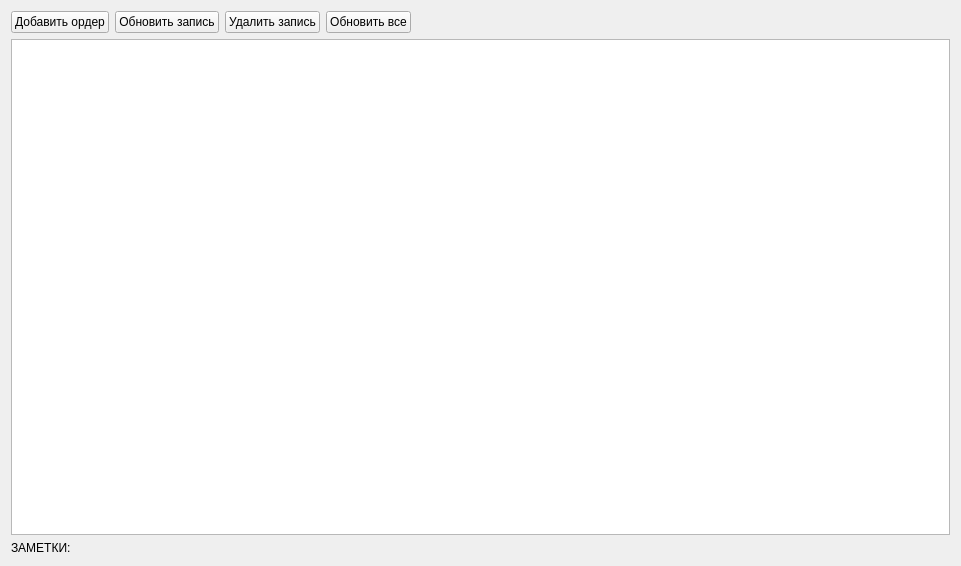
<?xml version="1.0" encoding="UTF-8"?>
<ui version="4.0">
 <class>OrderWidget</class>
 <widget class="QWidget" name="OrderWidget">
  <property name="geometry">
   <rect>
    <x>0</x>
    <y>0</y>
    <width>961</width>
    <height>566</height>
   </rect>
  </property>
  <property name="windowTitle">
   <string>ОРДЕРА</string>
  </property>
  <layout class="QGridLayout" name="gridLayout">
   <item row="0" column="0">
    <layout class="QVBoxLayout" name="verticalLayout">
     <item>
      <layout class="QHBoxLayout" name="horizontalLayout">
       <item>
        <widget class="QPushButton" name="pushButtonAddNewOrder">
         <property name="text">
          <string>Добавить ордер</string>
         </property>
        </widget>
       </item>
       <item>
        <widget class="QPushButton" name="pushButton">
         <property name="text">
          <string>Обновить запись</string>
         </property>
        </widget>
       </item>
       <item>
        <widget class="QPushButton" name="pushButton_2">
         <property name="text">
          <string>Удалить запись</string>
         </property>
        </widget>
       </item>
       <item>
        <widget class="QPushButton" name="pushButton_3">
         <property name="text">
          <string>Обновить все</string>
         </property>
        </widget>
       </item>
       <item>
        <spacer name="horizontalSpacer">
         <property name="orientation">
          <enum>Qt::Horizontal</enum>
         </property>
         <property name="sizeHint" stdset="0">
          <size>
           <width>40</width>
           <height>20</height>
          </size>
         </property>
        </spacer>
       </item>
      </layout>
     </item>
     <item>
      <widget class="OrderTableView" name="tableViewOrder">
       <property name="autoFillBackground">
        <bool>false</bool>
       </property>
       <property name="editTriggers">
        <set>QAbstractItemView::NoEditTriggers</set>
       </property>
       <property name="alternatingRowColors">
        <bool>true</bool>
       </property>
       <property name="selectionMode">
        <enum>QAbstractItemView::ContiguousSelection</enum>
       </property>
       <property name="selectionBehavior">
        <enum>QAbstractItemView::SelectRows</enum>
       </property>
       <property name="textElideMode">
        <enum>Qt::ElideNone</enum>
       </property>
       <property name="sortingEnabled">
        <bool>true</bool>
       </property>
       <attribute name="horizontalHeaderCascadingSectionResizes">
        <bool>true</bool>
       </attribute>
       <attribute name="horizontalHeaderDefaultSectionSize">
        <number>400</number>
       </attribute>
       <attribute name="horizontalHeaderStretchLastSection">
        <bool>false</bool>
       </attribute>
       <attribute name="verticalHeaderCascadingSectionResizes">
        <bool>true</bool>
       </attribute>
      </widget>
     </item>
     <item>
      <widget class="QLabel" name="labelNote">
       <property name="text">
        <string>ЗАМЕТКИ:</string>
       </property>
       <property name="scaledContents">
        <bool>true</bool>
       </property>
       <property name="wordWrap">
        <bool>true</bool>
       </property>
      </widget>
     </item>
    </layout>
   </item>
  </layout>
 </widget>
 <customwidgets>
  <customwidget>
   <class>OrderTableView</class>
   <extends>QTableView</extends>
   <header>ordertableview.h</header>
  </customwidget>
 </customwidgets>
 <resources/>
 <connections/>
</ui>
